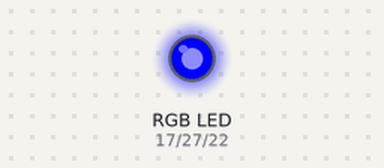
A program run on a simulated Raspberry Pi (BCM pin numbers). Shown: an RGB LED mixed from three pins (HIGH = lit).

Above: at 0.5 s.
At 1.5 s:
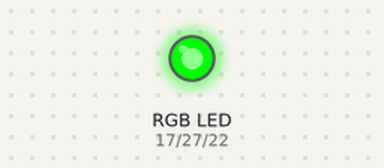
At 2.5 s:
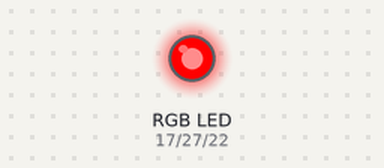
At 3.5 s:
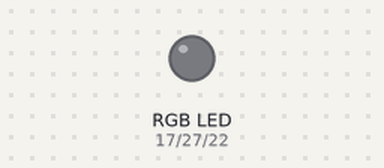
Timing chart, 0 to 5.2 s (numbered marks = the images above):
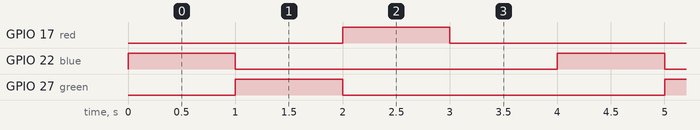

Measured:
- by itself, GPIO 17 (red), GPIO 22 (blue), GPIO 27 (green): alternates HIGH for 1.0 s and LOW for 3.0 s
- by itself, everything shown: repeats every 4.0 s, in 4 steps

The program:

rgb_blink3.py
```python
# LED RGB 깜빡이기
# 전압이 5v가 들어가진 경우 True, False가 반대로 되어야 함
import RPi.GPIO as GPIO
import time

# is_run = True
red = 17
green = 27
blue = 22

GPIO.setmode(GPIO.BCM)
GPIO.setup(red,GPIO.OUT)
GPIO.setup(green,GPIO.OUT)
GPIO.setup(blue,GPIO.OUT)

# 초기화
GPIO.output(red, True)
GPIO.output(green, True)
GPIO.output(blue, True)

# 불 들어오는 부분
try:
    while(True):
        # Red + Green = Yellow
        # Red + Blue = Pink
        # Green + Blue = SkyBlue
        # Red + Green + Blue = White

        # Yellow
        GPIO.output(red, False)
        GPIO.output(blue, True)
        GPIO.output(green,False)
        time.sleep(1)

        # Pink
        GPIO.output(green, True)
        GPIO.output(red, False)
        GPIO.output(blue, False)
        time.sleep(1)

        # SkyBlue
        GPIO.output(blue, False)
        GPIO.output(green, False)
        GPIO.output(red, True)
        time.sleep(1)

        # White
        GPIO.output(blue, False)
        GPIO.output(green, False)
        GPIO.output(red, False)
        time.sleep(1)

except KeyboardInterrupt :
    GPIO.cleanup()
```
